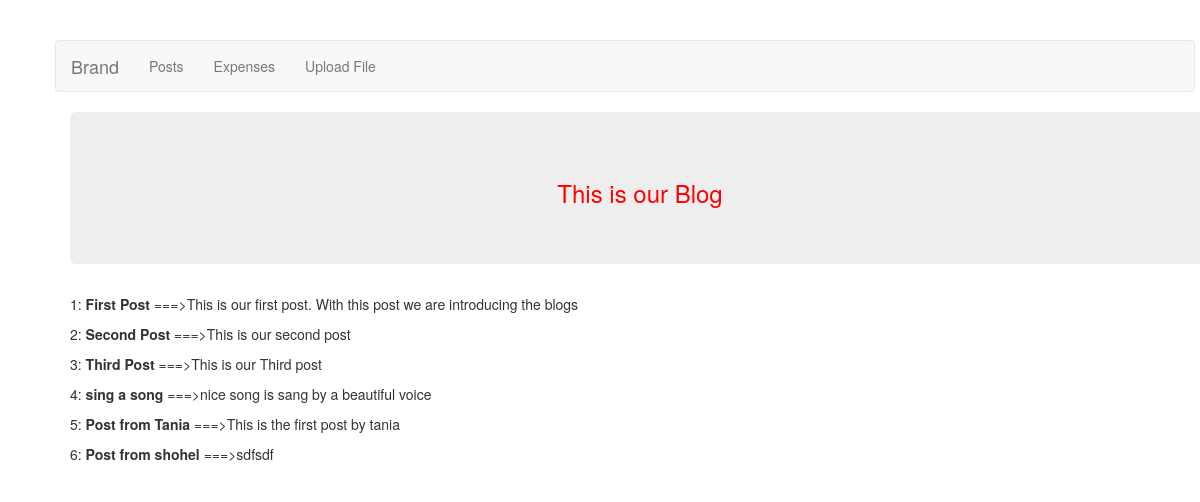
Page /blog/home/ on the committed database.
### blog_post/models.py (models this page shows, shortened)
class Post(models.Model):
    title=models.CharField(max_length=100)
    description=models.TextField()

### blog_post/views.py (the view)
def home(request):
    all_posts=Post.objects.all()
    context={
        'all_posts':all_posts
    }
    return render(request,'index.html',context)

### templates/index.html
{% extends 'base.html' %}
    {% block content %}
        {% for post in all_posts %}
            <p>{{ forloop.counter }}: <b>{{ post.title }} </b>===>{{ post.description }}</p>
        {% endfor %}
    {% endblock %}

### templates/base.html (shortened to what this page needs)
{% load staticfiles %}
<!DOCTYPE html>
<html lang="en">
<head>
    <link rel="stylesheet" href="{% static 'css/bootstrap.css' %}">
    <link rel="stylesheet" href="{% static 'css/style.css' %}">
</head>
<body>
<div class="container">
<nav class="navbar navbar-default">
    <div class="navbar-header">
      <a class="navbar-brand" href="#">Brand</a>
    </div>
    <div class="collapse navbar-collapse" id="bs-example-navbar-collapse-1">
      <ul class="nav navbar-nav">
        <li><a href="{% url 'post_lists'%}">Posts</a></li>
        <li><a href="{% url 'cost-list'%}">Expenses</a></li>
        <li><a href="{% url 'upload'%}">Upload File</a></li>
      </ul>
  </div>
</nav>
    <div class="container">
        <div class="jumbotron">
            <h3 class="heading">This is our Blog</h3>
        </div>
        {% block content %}
        {% endblock %}
    </div>
</body>
</html>

### static/css/style.css (style rules this page uses)
h3 { color: red }
body { margin: 20px !important; padding:20px }
.heading { text-align: center; }

### rows in the picture
Post: title "First Post", description "This is our first post. With this post we are introducing the blogs"
Post: title "Second Post", description "This is our second post"
Post: title "Third Post", description "This is our Third post"
Post: title "sing a song", description "nice song is sang by a beautiful voice"
Post: title "Post from Tania", description "This is the first post by tania"
Post: title "Post from shohel", description "sdfsdf"
